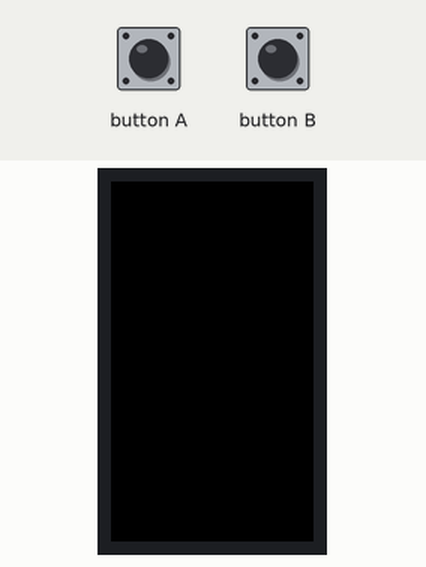
Recording of a sketch running on a simulated ESP32. Parts: 240×135 colour display. Inputs (shaded band) come from the test bench.

Above: at 1.3 s.
1.4 s: button A pressed for 0.15 s
At 2.5 s:
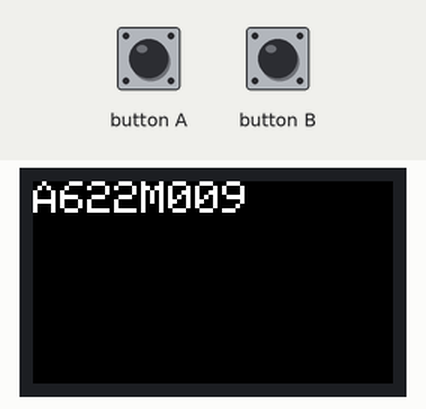
3.0 s: button A pressed for 1 s
At 5.0 s:
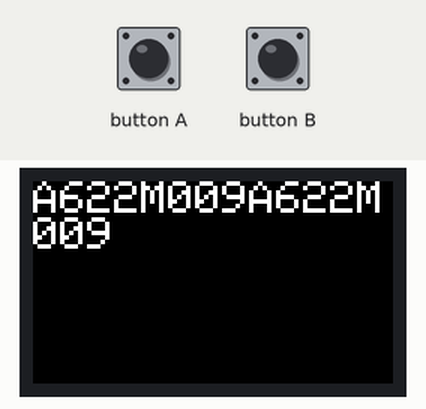
Timing chart, 0 to 6.5 s (numbered marks = the images above; inputs shaded):
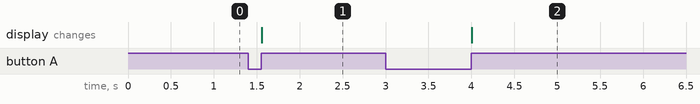

Measured:
- after the input at 1.4 s, the display: changes after 0.16 s (image 1)
- after the input at 3.0 s, the display: changes after 1.0 s (image 2)

The sketch:

622M009_1.ino
```cpp
#include <M5StickCPlus.h>
void setup()
{
  M5.begin();
  M5.Lcd.setTextSize(3);
  M5.Lcd.setRotation(3);
}
 void loop()
{M5.update();
 if (M5.BtnA.wasReleased())
  {
    M5.Lcd.print('A');
  M5.Lcd.print("622M009");
  }
}
```
